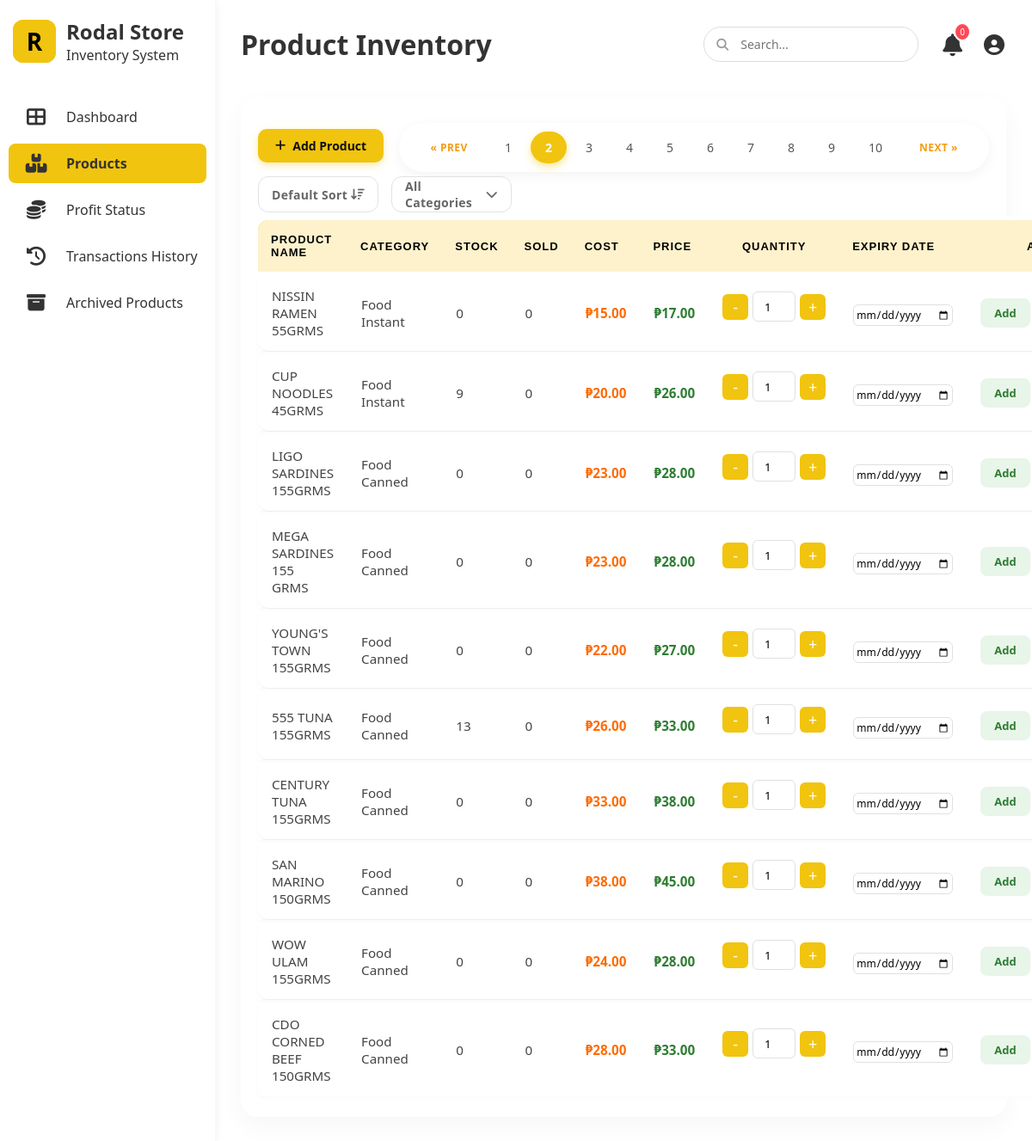
/stocks.php?page=2 (signed in), run on the app's committed database.
### tables this page shows
CREATE TABLE `product` (
  `product_id` int(11) NOT NULL,
  `product_name` varchar(255) NOT NULL,
  `category_id` int(11) NOT NULL,
  `cost` decimal(10,2) NOT NULL,
  `price` decimal(11,2) NOT NULL,
  `product_sku` varchar(255) NOT NULL,
  `is_active` tinyint(1) DEFAULT 1
);

CREATE TABLE `category` (
  `category_id` int(11) NOT NULL,
  `category_name` varchar(255) NOT NULL
);

### stocks.php (the view, shortened to what this page needs)
<?php
require 'db_connect.php';
$search = isset($_GET['search']) ? mysqli_real_escape_string($conn, $_GET['search']) : '';
$sort = $_GET['sort'] ?? 'default';
switch ($sort) {
    default:
        $orderBy = "p.product_id ASC";
}
$limit = 10;
$page = isset($_GET['page']) ? (int) $_GET['page'] : 1;
$offset = ($page - 1) * $limit;
$conditions = [];
$conditions[] = "p.is_active = 1";
$whereClause = "WHERE " . implode(" AND ", $conditions);
$total_query = "SELECT COUNT(*) as total
                FROM product p
                JOIN category c ON p.category_id = c.category_id
                $whereClause";
$total_results_res = mysqli_query($conn, $total_query);
$total_row = mysqli_fetch_assoc($total_results_res);
$total_pages = ceil($total_row['total'] / $limit);
$sql = "SELECT p.product_id, p.product_name, p.product_sku, p.cost, p.category_id, c.category_name, p.price,
        SUM(CASE WHEN t.transaction_type = 'IN' THEN t.quantity ELSE 0 END) as total_in,
        SUM(CASE WHEN t.transaction_type = 'OUT' THEN t.quantity ELSE 0 END) as total_out
        FROM product p
        JOIN category c ON p.category_id = c.category_id
        LEFT JOIN stock_transaction t ON p.product_id = t.product_id
        $whereClause
        GROUP BY p.product_id
        ORDER BY $orderBy
        LIMIT $limit OFFSET $offset";
$result = mysqli_query($conn, $sql);
?>
<!DOCTYPE html>
<html lang="en">
<head>
    <link rel="stylesheet" href="style.css">
    <link rel="stylesheet" href="https://cdnjs.cloudflare.com/ajax/libs/font-awesome/6.4.0/css/all.min.css">
</head>
<body>
    <div class="container">
        <aside class="sidebar">
            <div class="logo">
                <a href="dashboard.php" class="logo-r">
                    <div class="logo-r">R</div>
                </a>
                <div class="logo-text">
                    <h2>Rodal Store</h2>
                    <p>Inventory System</p>
                </div>
            </div>
            <ul class="nav-links">
                <li><a href="dashboard.php"><i class="fas fa-th-large"></i> <span>Dashboard</span></a></li>
                <li class="active"><a href="stocks.php"><i class="fas fa-boxes"></i> <span>Products</span></a></li>
                <li><a href="profit_status.php"><i class="fas fa-coins"></i> <span>Profit Status</span></a></li>
                <li><a href="purchase-history.php"><i class="fas fa-history"></i><span>Transactions History</span></a>
                </li>
                <li><a href="archived_products.php"><i class="fas fa-archive"></i> <span>Archived Products</span></a>
                </li>
            </ul>
        </aside>
        <main class="main-content">
            <header>
                <div class="header-title">
                    <h1>Product Inventory</h1>
                </div>
                <div class="header-right">
                    <div class="search-bar">
                        <form method="GET" action="stocks.php">
                            <input type="text" name="search" placeholder="Search..."
                                value="<?php echo htmlspecialchars($search); ?>">
                        </form>
                    </div>
                    <div class="user-actions">
                        <div class="notification-container">
                            <button class="icon-btn" id="notifBtn">
                                <i class="fas fa-bell"></i>
                                <span class="notif-badge" id="notifCount">0</span>
                            </button>
                        </div>
                        <div class="user-profile-wrapper"
                            style="position: relative !important; display: inline-block !important; vertical-align: middle;">
                            <button class="icon-btn" id="profileBtn" style="cursor: pointer;
                                padding: 2px;
                                display: flex;
                                align-items: center;
                                justify-content: center;
                                transition: opacity 0.2s;" onmouseover="this.style.opacity='0.8'"
                                onmouseout="this.style.opacity='1'">
                                <i class="fas fa-user-circle"
                                    style="font-size: 24px !important; color: #333 !important;"></i>
                            </button>
                        </div>
                    </div>
                </div>
            </header>
            <section class="category-section">
                <div class="top-bar">
                    <button class="add-product-btn" onclick="openAddProductModal()">
                        <i class="fas fa-plus"></i> Add Product
                    </button>
                    <div class="pagination-container">
                        <?php
                        $url_params = '';
                        ?>
                        <div class="pagination">
                            <?php if ($page > 1): ?>
                                <a href="?page=<?php echo ($page - 1) . $url_params; ?>">&laquo; Prev</a>
                            <?php endif; ?>
                            <?php for ($i = 1; $i <= $total_pages; $i++): ?>
                                <a href="?page=<?php echo $i . $url_params; ?>"
                                    class="<?php echo ($page == $i) ? 'active' : ''; ?>">
                                    <?php echo $i; ?>
                                </a>
                            <?php endfor; ?>
                            <?php if ($page < $total_pages): ?>
                                <a href="?page=<?php echo ($page + 1) . $url_params; ?>">Next &raquo;</a>
                            <?php endif; ?>
                        </div>
                    </div>
                    <?php
                    $currentCat = $_GET['category'] ?? 'all';
                    ?>
                    <form method="GET" id="filterForm" action="stocks.php" style="display: flex; gap: 15px;">
                        <div class="modern-dropdown" id="sortDropdown">
                            <div class="dropdown-trigger">
                                <span>
                                    <?php
                                    $labels = [
                                        'default' => 'Default Sort',
                                        'most_sold' => 'Sales: Most Sold',
                                        'least_sold' => 'Sales: Least Sold',
                                        'alpha_asc' => 'Name: A to Z',
                                        'alpha_desc' => 'Name: Z to A',
                                        'price_asc' => 'Price: Low-High',
                                        'price_desc' => 'Price: High-Low',
                                        'stock_low' => 'Stock: Low-High',
                                        'stock_high' => 'Stock: High-Low'
                                    ];
                                    echo $labels[$sort] ?? 'Default Sort';
                                    ?>
                                </span>
                                <i class="fas fa-sort-amount-down"></i>
                            </div>
                        </div>
                        <div class="modern-dropdown" id="categoryDropdown">
                            <div class="dropdown-trigger">
                                <span id="selectedDisplay">
                                    <?php echo ($currentCat === 'all') ? 'All Categories' : str_replace('_', ' ', $currentCat); ?>
                                </span>
                                <i class="fas fa-chevron-down"></i>
                            </div>
                        </div>
                    </form>
                </div>
                <table class="grid-table">
                    <thead class="grid-thead">
                        <tr>
                            <th>Product Name</th>
                            <th>Category</th>
                            <th>Stock</th>
                            <th>Sold</th>
                            <th>Cost</th>
                            <th>Price</th>
                            <th style="text-align: center;">Quantity</th>
                            <th>Expiry Date</th>
                            <th style="text-align: center;">Action</th>
                        </tr>
                    </thead>
                    <tbody id="productBody">
                        <?php while ($row = mysqli_fetch_assoc($result)) {
                            $stock = $row['total_in'] - $row['total_out'];
                            $sold = $row['total_out'];
                            $catAttr = strtoupper(str_replace(' ', '_', $row['category_name']));
                            ?>
                            <tr data-category="<?php echo $catAttr; ?>">
                                <td><?php echo htmlspecialchars($row['product_name']); ?></td>
                                <td><?php echo ucwords(strtolower(str_replace('_', ' ', $row['category_name']))); ?></td>
                                <td><?php echo $stock; ?></td>
                                <td><?php echo $sold; ?></td>
                                <td style="font-weight: bold; color: #ff6b00;">
                                    ₱<?php echo number_format($row['cost'], 2); ?></td>
                                <td style="font-weight: bold; color: #2e7d32;">
                                    ₱<?php echo number_format($row['price'], 2); ?></td>
                                <td>
                                    <div class="quantity-box">
                                        <button onclick="changeQty(this,-1)">-</button>
                                        <input type="number" value="1" min="1" id="qty-<?php echo $row['product_id']; ?>">
                                        <button onclick="changeQty(this,1)">+</button>
                                    </div>
                                </td>
                                <td>
                                    <input type="date" id="expiry-<?php echo $row['product_id']; ?>"
                                        style="margin-top: 5px; font-size: 12px; padding: 2px;">
                                </td>
                                <td>
                                    <div class="action-group" style="display: flex; align-items: center; gap: 8px;">
                                        <button class="add-btn"
                                            onclick="updateStock(<?php echo $row['product_id']; ?>, 'IN')">Add</button>
                                    </div>
                                </td>
                            </tr>
                        <?php } ?>
                    </tbody>
                </table>
            </section>
        </main>
    </div>
</body>
</html>

### data on the page
product: product_name "NISSIN RAMEN 55GRMS", category.category_name "Food Instant", stock "0", sold "0", cost "15.00", price "17.00"
product: product_name "CUP NOODLES 45GRMS", category.category_name "Food Instant", stock "9", sold "0", cost "20.00", price "26.00"
product: product_name "LIGO SARDINES 155GRMS", category.category_name "Food Canned", stock "0", sold "0", cost "23.00", price "28.00"
product: product_name "MEGA SARDINES 155 GRMS", category.category_name "Food Canned", stock "0", sold "0", cost "23.00", price "28.00"
product: product_name "YOUNG'S TOWN 155GRMS", category.category_name "Food Canned", stock "0", sold "0", cost "22.00", price "27.00"
product: product_name "555 TUNA 155GRMS", category.category_name "Food Canned", stock "13", sold "0", cost "26.00", price "33.00"
product: product_name "CENTURY TUNA 155GRMS", category.category_name "Food Canned", stock "0", sold "0", cost "33.00", price "38.00"
product: product_name "SAN MARINO 150GRMS", category.category_name "Food Canned", stock "0", sold "0", cost "38.00", price "45.00"
product: product_name "WOW ULAM 155GRMS", category.category_name "Food Canned", stock "0", sold "0", cost "24.00", price "28.00"
product: product_name "CDO CORNED BEEF 150GRMS", category.category_name "Food Canned", stock "0", sold "0", cost "28.00", price "33.00"

### other printed values
$labels[$sort] "Default Sort"
